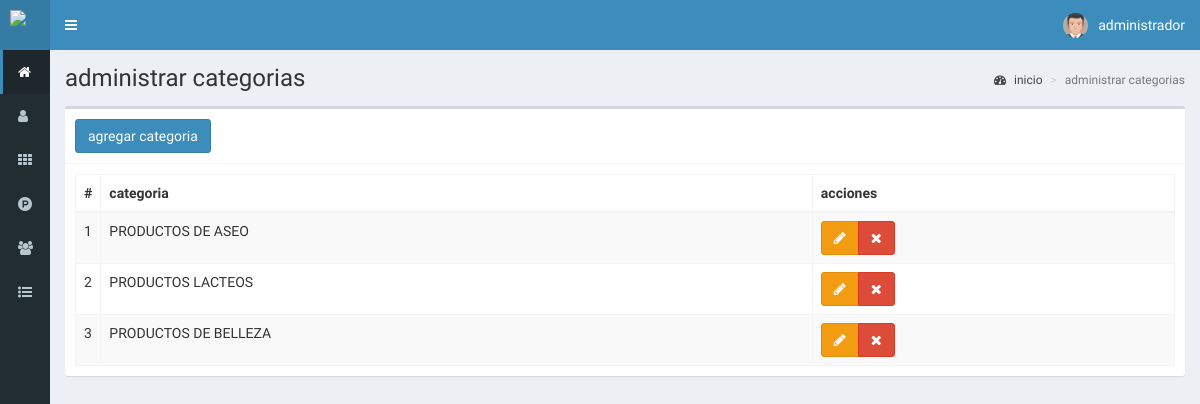
Screenshot of /categorias (signed in) with the database file from the repository.
### tables this page shows
CREATE TABLE `categorias` (
  `id` int(11) NOT NULL,
  `categoria` text NOT NULL,
  `fecha` timestamp NOT NULL DEFAULT current_timestamp() ON UPDATE current_timestamp()
);

### controladores/plantilla.controlador.php (called while the page is built)
<?php
class ControladorPlantilla{
	static public function ctrPlantilla(){
		include "vistas/plantilla.php";
	}
}

### index.php (called while the page is built, shortened)
<?php
require_once "controladores/plantilla.controlador.php";
require_once "controladores/usuarios.controlador.php";
require_once "controladores/categorias.controlador.php";
require_once "controladores/ventas.controlador.php";
require_once "modelos/categorias.modelo.php";
$plantilla = new ControladorPlantilla();
$plantilla -> ctrPlantilla();

### controladores/categorias.controlador.php (called while the page is built, shortened)
<?php
class ControladorCategorias{
	static public function ctrMostrarCategorias($item, $valor){
		$tabla = "categorias";
		$respuesta = ModeloCategorias::mdlMostrarCategorias($tabla, $item, $valor);
		return $respuesta;
	}
}

### modelos/conexion.php (called while the page is built)
<?php
class Conexion{
	static public function conectar(){
		$link = new PDO("mysql:host=localhost;dbname=itataerp",
			            "root",
			            "");
		$link->exec("set names utf8");
		return $link;
	}
}

### modelos/categorias.modelo.php (called while the page is built, shortened)
<?php
require_once "conexion.php";
class ModeloCategorias{
	static public function mdlMostrarCategorias($tabla, $item, $valor){
		if($item != null){
			$stmt = Conexion::conectar()->prepare("SELECT * FROM $tabla WHERE $item = :$item");
			$stmt -> bindParam(":".$item, $valor, PDO::PARAM_STR);
			$stmt -> execute();
			return $stmt -> fetch();
		}else{
			$stmt = Conexion::conectar()->prepare("SELECT * FROM $tabla");
			$stmt -> execute();
			return $stmt -> fetchAll();
		}
	}
}

### vistas/modulos/categorias.php (the view, shortened to what this page needs)
<div class="content-wrapper">
  <section class="content-header">
    <h1>
      administrar categorias
    </h1>
    <ol class="breadcrumb">
      <li><a href="inicio"><i class="fa fa-dashboard"></i> inicio</a></li>
      <li class="active">administrar categorias</li>
    </ol>
  </section>
  <section class="content">
    <div class="box">
      <div class="box-header with-border">
        <button class="btn btn-primary" data-toggle="modal" data-target="#modalAgregarCategoria">
          agregar categoria
        </button>
      </div>
      <div class="box-body">
       <table class="table table-bordered table-striped dt-responsive tablas" width="100%">
        <thead>
         <tr>
           <th style="width:10px">#</th>
           <th>categoria</th>
           <th>acciones</th>
         </tr>
        </thead>
        <tbody>
        <?php
          $item = null;
          $valor = null;
          $categorias = ControladorCategorias::ctrMostrarCategorias($item, $valor);
          foreach ($categorias as $key => $value) {
            echo ' <tr>
                    <td>'.($key+1).'</td>
                    <td class="text-uppercase">'.$value["categoria"].'</td>
                    <td>
                      <div class="btn-group">
                        <button class="btn btn-warning btnEditarCategoria" idCategoria="'.$value["id"].'" data-toggle="modal" data-target="#modalEditarCategoria"><i class="fa fa-pencil"></i></button>
                        <button class="btn btn-danger btnEliminarCategoria" idCategoria="'.$value["id"].'"><i class="fa fa-times"></i></button>
                      </div>
                    </td>
                  </tr>';
          }
        ?>
        </tbody>
       </table>
      </div>
    </div>
  </section>
</div>

### rows the page displays
categorias: categoria "PRODUCTOS DE ASEO"
categorias: categoria "PRODUCTOS LACTEOS"
categorias: categoria "PRODUCTOS DE BELLEZA"

### other values shown
$_SESSION["nombre"] "administrador"
